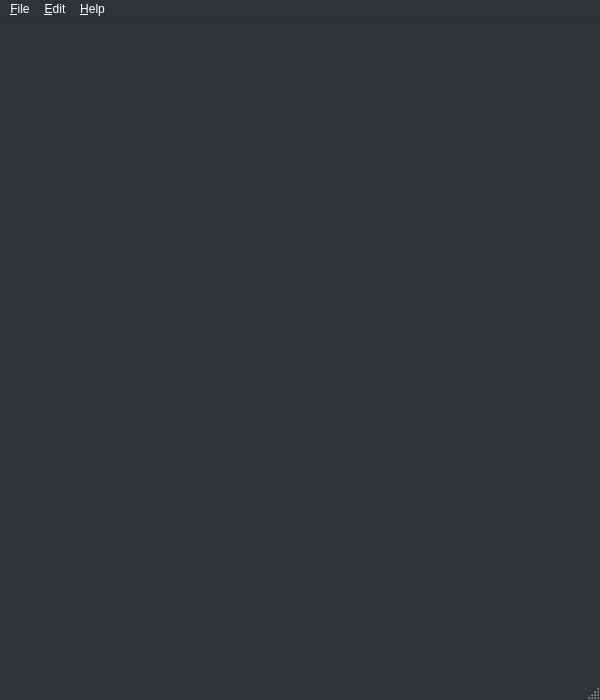
<?xml version="1.0" encoding="UTF-8"?>
<ui version="4.0">
 <class>MainWindow</class>
 <widget class="QMainWindow" name="MainWindow">
  <property name="geometry">
   <rect>
    <x>0</x>
    <y>0</y>
    <width>600</width>
    <height>700</height>
   </rect>
  </property>
  <property name="sizePolicy">
   <sizepolicy hsizetype="MinimumExpanding" vsizetype="MinimumExpanding">
    <horstretch>0</horstretch>
    <verstretch>0</verstretch>
   </sizepolicy>
  </property>
  <property name="minimumSize">
   <size>
    <width>600</width>
    <height>700</height>
   </size>
  </property>
  <property name="palette">
   <palette>
    <active>
     <colorrole role="WindowText">
      <brush brushstyle="SolidPattern">
       <color alpha="255">
        <red>255</red>
        <green>255</green>
        <blue>255</blue>
       </color>
      </brush>
     </colorrole>
     <colorrole role="Button">
      <brush brushstyle="SolidPattern">
       <color alpha="255">
        <red>46</red>
        <green>52</green>
        <blue>54</blue>
       </color>
      </brush>
     </colorrole>
     <colorrole role="Light">
      <brush brushstyle="SolidPattern">
       <color alpha="255">
        <red>69</red>
        <green>78</green>
        <blue>81</blue>
       </color>
      </brush>
     </colorrole>
     <colorrole role="Midlight">
      <brush brushstyle="SolidPattern">
       <color alpha="255">
        <red>57</red>
        <green>65</green>
        <blue>67</blue>
       </color>
      </brush>
     </colorrole>
     <colorrole role="Dark">
      <brush brushstyle="SolidPattern">
       <color alpha="255">
        <red>23</red>
        <green>26</green>
        <blue>27</blue>
       </color>
      </brush>
     </colorrole>
     <colorrole role="Mid">
      <brush brushstyle="SolidPattern">
       <color alpha="255">
        <red>30</red>
        <green>34</green>
        <blue>36</blue>
       </color>
      </brush>
     </colorrole>
     <colorrole role="Text">
      <brush brushstyle="SolidPattern">
       <color alpha="255">
        <red>255</red>
        <green>255</green>
        <blue>255</blue>
       </color>
      </brush>
     </colorrole>
     <colorrole role="BrightText">
      <brush brushstyle="SolidPattern">
       <color alpha="255">
        <red>255</red>
        <green>255</green>
        <blue>255</blue>
       </color>
      </brush>
     </colorrole>
     <colorrole role="ButtonText">
      <brush brushstyle="SolidPattern">
       <color alpha="255">
        <red>255</red>
        <green>255</green>
        <blue>255</blue>
       </color>
      </brush>
     </colorrole>
     <colorrole role="Base">
      <brush brushstyle="SolidPattern">
       <color alpha="255">
        <red>0</red>
        <green>0</green>
        <blue>0</blue>
       </color>
      </brush>
     </colorrole>
     <colorrole role="Window">
      <brush brushstyle="SolidPattern">
       <color alpha="255">
        <red>46</red>
        <green>52</green>
        <blue>54</blue>
       </color>
      </brush>
     </colorrole>
     <colorrole role="Shadow">
      <brush brushstyle="SolidPattern">
       <color alpha="255">
        <red>0</red>
        <green>0</green>
        <blue>0</blue>
       </color>
      </brush>
     </colorrole>
     <colorrole role="AlternateBase">
      <brush brushstyle="SolidPattern">
       <color alpha="255">
        <red>23</red>
        <green>26</green>
        <blue>27</blue>
       </color>
      </brush>
     </colorrole>
     <colorrole role="ToolTipBase">
      <brush brushstyle="SolidPattern">
       <color alpha="255">
        <red>255</red>
        <green>255</green>
        <blue>220</blue>
       </color>
      </brush>
     </colorrole>
     <colorrole role="ToolTipText">
      <brush brushstyle="SolidPattern">
       <color alpha="255">
        <red>0</red>
        <green>0</green>
        <blue>0</blue>
       </color>
      </brush>
     </colorrole>
    </active>
    <inactive>
     <colorrole role="WindowText">
      <brush brushstyle="SolidPattern">
       <color alpha="255">
        <red>255</red>
        <green>255</green>
        <blue>255</blue>
       </color>
      </brush>
     </colorrole>
     <colorrole role="Button">
      <brush brushstyle="SolidPattern">
       <color alpha="255">
        <red>46</red>
        <green>52</green>
        <blue>54</blue>
       </color>
      </brush>
     </colorrole>
     <colorrole role="Light">
      <brush brushstyle="SolidPattern">
       <color alpha="255">
        <red>69</red>
        <green>78</green>
        <blue>81</blue>
       </color>
      </brush>
     </colorrole>
     <colorrole role="Midlight">
      <brush brushstyle="SolidPattern">
       <color alpha="255">
        <red>57</red>
        <green>65</green>
        <blue>67</blue>
       </color>
      </brush>
     </colorrole>
     <colorrole role="Dark">
      <brush brushstyle="SolidPattern">
       <color alpha="255">
        <red>23</red>
        <green>26</green>
        <blue>27</blue>
       </color>
      </brush>
     </colorrole>
     <colorrole role="Mid">
      <brush brushstyle="SolidPattern">
       <color alpha="255">
        <red>30</red>
        <green>34</green>
        <blue>36</blue>
       </color>
      </brush>
     </colorrole>
     <colorrole role="Text">
      <brush brushstyle="SolidPattern">
       <color alpha="255">
        <red>255</red>
        <green>255</green>
        <blue>255</blue>
       </color>
      </brush>
     </colorrole>
     <colorrole role="BrightText">
      <brush brushstyle="SolidPattern">
       <color alpha="255">
        <red>255</red>
        <green>255</green>
        <blue>255</blue>
       </color>
      </brush>
     </colorrole>
     <colorrole role="ButtonText">
      <brush brushstyle="SolidPattern">
       <color alpha="255">
        <red>255</red>
        <green>255</green>
        <blue>255</blue>
       </color>
      </brush>
     </colorrole>
     <colorrole role="Base">
      <brush brushstyle="SolidPattern">
       <color alpha="255">
        <red>0</red>
        <green>0</green>
        <blue>0</blue>
       </color>
      </brush>
     </colorrole>
     <colorrole role="Window">
      <brush brushstyle="SolidPattern">
       <color alpha="255">
        <red>46</red>
        <green>52</green>
        <blue>54</blue>
       </color>
      </brush>
     </colorrole>
     <colorrole role="Shadow">
      <brush brushstyle="SolidPattern">
       <color alpha="255">
        <red>0</red>
        <green>0</green>
        <blue>0</blue>
       </color>
      </brush>
     </colorrole>
     <colorrole role="AlternateBase">
      <brush brushstyle="SolidPattern">
       <color alpha="255">
        <red>23</red>
        <green>26</green>
        <blue>27</blue>
       </color>
      </brush>
     </colorrole>
     <colorrole role="ToolTipBase">
      <brush brushstyle="SolidPattern">
       <color alpha="255">
        <red>255</red>
        <green>255</green>
        <blue>220</blue>
       </color>
      </brush>
     </colorrole>
     <colorrole role="ToolTipText">
      <brush brushstyle="SolidPattern">
       <color alpha="255">
        <red>0</red>
        <green>0</green>
        <blue>0</blue>
       </color>
      </brush>
     </colorrole>
    </inactive>
    <disabled>
     <colorrole role="WindowText">
      <brush brushstyle="SolidPattern">
       <color alpha="255">
        <red>23</red>
        <green>26</green>
        <blue>27</blue>
       </color>
      </brush>
     </colorrole>
     <colorrole role="Button">
      <brush brushstyle="SolidPattern">
       <color alpha="255">
        <red>46</red>
        <green>52</green>
        <blue>54</blue>
       </color>
      </brush>
     </colorrole>
     <colorrole role="Light">
      <brush brushstyle="SolidPattern">
       <color alpha="255">
        <red>69</red>
        <green>78</green>
        <blue>81</blue>
       </color>
      </brush>
     </colorrole>
     <colorrole role="Midlight">
      <brush brushstyle="SolidPattern">
       <color alpha="255">
        <red>57</red>
        <green>65</green>
        <blue>67</blue>
       </color>
      </brush>
     </colorrole>
     <colorrole role="Dark">
      <brush brushstyle="SolidPattern">
       <color alpha="255">
        <red>23</red>
        <green>26</green>
        <blue>27</blue>
       </color>
      </brush>
     </colorrole>
     <colorrole role="Mid">
      <brush brushstyle="SolidPattern">
       <color alpha="255">
        <red>30</red>
        <green>34</green>
        <blue>36</blue>
       </color>
      </brush>
     </colorrole>
     <colorrole role="Text">
      <brush brushstyle="SolidPattern">
       <color alpha="255">
        <red>23</red>
        <green>26</green>
        <blue>27</blue>
       </color>
      </brush>
     </colorrole>
     <colorrole role="BrightText">
      <brush brushstyle="SolidPattern">
       <color alpha="255">
        <red>255</red>
        <green>255</green>
        <blue>255</blue>
       </color>
      </brush>
     </colorrole>
     <colorrole role="ButtonText">
      <brush brushstyle="SolidPattern">
       <color alpha="255">
        <red>23</red>
        <green>26</green>
        <blue>27</blue>
       </color>
      </brush>
     </colorrole>
     <colorrole role="Base">
      <brush brushstyle="SolidPattern">
       <color alpha="255">
        <red>46</red>
        <green>52</green>
        <blue>54</blue>
       </color>
      </brush>
     </colorrole>
     <colorrole role="Window">
      <brush brushstyle="SolidPattern">
       <color alpha="255">
        <red>46</red>
        <green>52</green>
        <blue>54</blue>
       </color>
      </brush>
     </colorrole>
     <colorrole role="Shadow">
      <brush brushstyle="SolidPattern">
       <color alpha="255">
        <red>0</red>
        <green>0</green>
        <blue>0</blue>
       </color>
      </brush>
     </colorrole>
     <colorrole role="AlternateBase">
      <brush brushstyle="SolidPattern">
       <color alpha="255">
        <red>46</red>
        <green>52</green>
        <blue>54</blue>
       </color>
      </brush>
     </colorrole>
     <colorrole role="ToolTipBase">
      <brush brushstyle="SolidPattern">
       <color alpha="255">
        <red>255</red>
        <green>255</green>
        <blue>220</blue>
       </color>
      </brush>
     </colorrole>
     <colorrole role="ToolTipText">
      <brush brushstyle="SolidPattern">
       <color alpha="255">
        <red>0</red>
        <green>0</green>
        <blue>0</blue>
       </color>
      </brush>
     </colorrole>
    </disabled>
   </palette>
  </property>
  <property name="windowTitle">
   <string>PixelMaestro</string>
  </property>
  <widget class="QWidget" name="centralWidget">
   <property name="sizePolicy">
    <sizepolicy hsizetype="MinimumExpanding" vsizetype="MinimumExpanding">
     <horstretch>0</horstretch>
     <verstretch>0</verstretch>
    </sizepolicy>
   </property>
   <property name="palette">
    <palette>
     <active>
      <colorrole role="WindowText">
       <brush brushstyle="SolidPattern">
        <color alpha="255">
         <red>255</red>
         <green>255</green>
         <blue>255</blue>
        </color>
       </brush>
      </colorrole>
      <colorrole role="Button">
       <brush brushstyle="SolidPattern">
        <color alpha="255">
         <red>64</red>
         <green>66</green>
         <blue>68</blue>
        </color>
       </brush>
      </colorrole>
      <colorrole role="Light">
       <brush brushstyle="SolidPattern">
        <color alpha="255">
         <red>96</red>
         <green>99</green>
         <blue>102</blue>
        </color>
       </brush>
      </colorrole>
      <colorrole role="Midlight">
       <brush brushstyle="SolidPattern">
        <color alpha="255">
         <red>80</red>
         <green>82</green>
         <blue>85</blue>
        </color>
       </brush>
      </colorrole>
      <colorrole role="Dark">
       <brush brushstyle="SolidPattern">
        <color alpha="255">
         <red>32</red>
         <green>33</green>
         <blue>34</blue>
        </color>
       </brush>
      </colorrole>
      <colorrole role="Mid">
       <brush brushstyle="SolidPattern">
        <color alpha="255">
         <red>42</red>
         <green>44</green>
         <blue>45</blue>
        </color>
       </brush>
      </colorrole>
      <colorrole role="Text">
       <brush brushstyle="SolidPattern">
        <color alpha="255">
         <red>255</red>
         <green>255</green>
         <blue>255</blue>
        </color>
       </brush>
      </colorrole>
      <colorrole role="BrightText">
       <brush brushstyle="SolidPattern">
        <color alpha="255">
         <red>255</red>
         <green>255</green>
         <blue>255</blue>
        </color>
       </brush>
      </colorrole>
      <colorrole role="ButtonText">
       <brush brushstyle="SolidPattern">
        <color alpha="255">
         <red>255</red>
         <green>255</green>
         <blue>255</blue>
        </color>
       </brush>
      </colorrole>
      <colorrole role="Base">
       <brush brushstyle="SolidPattern">
        <color alpha="255">
         <red>0</red>
         <green>0</green>
         <blue>0</blue>
        </color>
       </brush>
      </colorrole>
      <colorrole role="Window">
       <brush brushstyle="SolidPattern">
        <color alpha="255">
         <red>64</red>
         <green>66</green>
         <blue>68</blue>
        </color>
       </brush>
      </colorrole>
      <colorrole role="Shadow">
       <brush brushstyle="SolidPattern">
        <color alpha="255">
         <red>0</red>
         <green>0</green>
         <blue>0</blue>
        </color>
       </brush>
      </colorrole>
      <colorrole role="AlternateBase">
       <brush brushstyle="SolidPattern">
        <color alpha="255">
         <red>32</red>
         <green>33</green>
         <blue>34</blue>
        </color>
       </brush>
      </colorrole>
      <colorrole role="ToolTipBase">
       <brush brushstyle="SolidPattern">
        <color alpha="255">
         <red>255</red>
         <green>255</green>
         <blue>220</blue>
        </color>
       </brush>
      </colorrole>
      <colorrole role="ToolTipText">
       <brush brushstyle="SolidPattern">
        <color alpha="255">
         <red>0</red>
         <green>0</green>
         <blue>0</blue>
        </color>
       </brush>
      </colorrole>
     </active>
     <inactive>
      <colorrole role="WindowText">
       <brush brushstyle="SolidPattern">
        <color alpha="255">
         <red>255</red>
         <green>255</green>
         <blue>255</blue>
        </color>
       </brush>
      </colorrole>
      <colorrole role="Button">
       <brush brushstyle="SolidPattern">
        <color alpha="255">
         <red>64</red>
         <green>66</green>
         <blue>68</blue>
        </color>
       </brush>
      </colorrole>
      <colorrole role="Light">
       <brush brushstyle="SolidPattern">
        <color alpha="255">
         <red>96</red>
         <green>99</green>
         <blue>102</blue>
        </color>
       </brush>
      </colorrole>
      <colorrole role="Midlight">
       <brush brushstyle="SolidPattern">
        <color alpha="255">
         <red>80</red>
         <green>82</green>
         <blue>85</blue>
        </color>
       </brush>
      </colorrole>
      <colorrole role="Dark">
       <brush brushstyle="SolidPattern">
        <color alpha="255">
         <red>32</red>
         <green>33</green>
         <blue>34</blue>
        </color>
       </brush>
      </colorrole>
      <colorrole role="Mid">
       <brush brushstyle="SolidPattern">
        <color alpha="255">
         <red>42</red>
         <green>44</green>
         <blue>45</blue>
        </color>
       </brush>
      </colorrole>
      <colorrole role="Text">
       <brush brushstyle="SolidPattern">
        <color alpha="255">
         <red>255</red>
         <green>255</green>
         <blue>255</blue>
        </color>
       </brush>
      </colorrole>
      <colorrole role="BrightText">
       <brush brushstyle="SolidPattern">
        <color alpha="255">
         <red>255</red>
         <green>255</green>
         <blue>255</blue>
        </color>
       </brush>
      </colorrole>
      <colorrole role="ButtonText">
       <brush brushstyle="SolidPattern">
        <color alpha="255">
         <red>255</red>
         <green>255</green>
         <blue>255</blue>
        </color>
       </brush>
      </colorrole>
      <colorrole role="Base">
       <brush brushstyle="SolidPattern">
        <color alpha="255">
         <red>0</red>
         <green>0</green>
         <blue>0</blue>
        </color>
       </brush>
      </colorrole>
      <colorrole role="Window">
       <brush brushstyle="SolidPattern">
        <color alpha="255">
         <red>64</red>
         <green>66</green>
         <blue>68</blue>
        </color>
       </brush>
      </colorrole>
      <colorrole role="Shadow">
       <brush brushstyle="SolidPattern">
        <color alpha="255">
         <red>0</red>
         <green>0</green>
         <blue>0</blue>
        </color>
       </brush>
      </colorrole>
      <colorrole role="AlternateBase">
       <brush brushstyle="SolidPattern">
        <color alpha="255">
         <red>32</red>
         <green>33</green>
         <blue>34</blue>
        </color>
       </brush>
      </colorrole>
      <colorrole role="ToolTipBase">
       <brush brushstyle="SolidPattern">
        <color alpha="255">
         <red>255</red>
         <green>255</green>
         <blue>220</blue>
        </color>
       </brush>
      </colorrole>
      <colorrole role="ToolTipText">
       <brush brushstyle="SolidPattern">
        <color alpha="255">
         <red>0</red>
         <green>0</green>
         <blue>0</blue>
        </color>
       </brush>
      </colorrole>
     </inactive>
     <disabled>
      <colorrole role="WindowText">
       <brush brushstyle="SolidPattern">
        <color alpha="255">
         <red>32</red>
         <green>33</green>
         <blue>34</blue>
        </color>
       </brush>
      </colorrole>
      <colorrole role="Button">
       <brush brushstyle="SolidPattern">
        <color alpha="255">
         <red>64</red>
         <green>66</green>
         <blue>68</blue>
        </color>
       </brush>
      </colorrole>
      <colorrole role="Light">
       <brush brushstyle="SolidPattern">
        <color alpha="255">
         <red>96</red>
         <green>99</green>
         <blue>102</blue>
        </color>
       </brush>
      </colorrole>
      <colorrole role="Midlight">
       <brush brushstyle="SolidPattern">
        <color alpha="255">
         <red>80</red>
         <green>82</green>
         <blue>85</blue>
        </color>
       </brush>
      </colorrole>
      <colorrole role="Dark">
       <brush brushstyle="SolidPattern">
        <color alpha="255">
         <red>32</red>
         <green>33</green>
         <blue>34</blue>
        </color>
       </brush>
      </colorrole>
      <colorrole role="Mid">
       <brush brushstyle="SolidPattern">
        <color alpha="255">
         <red>42</red>
         <green>44</green>
         <blue>45</blue>
        </color>
       </brush>
      </colorrole>
      <colorrole role="Text">
       <brush brushstyle="SolidPattern">
        <color alpha="255">
         <red>32</red>
         <green>33</green>
         <blue>34</blue>
        </color>
       </brush>
      </colorrole>
      <colorrole role="BrightText">
       <brush brushstyle="SolidPattern">
        <color alpha="255">
         <red>255</red>
         <green>255</green>
         <blue>255</blue>
        </color>
       </brush>
      </colorrole>
      <colorrole role="ButtonText">
       <brush brushstyle="SolidPattern">
        <color alpha="255">
         <red>32</red>
         <green>33</green>
         <blue>34</blue>
        </color>
       </brush>
      </colorrole>
      <colorrole role="Base">
       <brush brushstyle="SolidPattern">
        <color alpha="255">
         <red>64</red>
         <green>66</green>
         <blue>68</blue>
        </color>
       </brush>
      </colorrole>
      <colorrole role="Window">
       <brush brushstyle="SolidPattern">
        <color alpha="255">
         <red>64</red>
         <green>66</green>
         <blue>68</blue>
        </color>
       </brush>
      </colorrole>
      <colorrole role="Shadow">
       <brush brushstyle="SolidPattern">
        <color alpha="255">
         <red>0</red>
         <green>0</green>
         <blue>0</blue>
        </color>
       </brush>
      </colorrole>
      <colorrole role="AlternateBase">
       <brush brushstyle="SolidPattern">
        <color alpha="255">
         <red>64</red>
         <green>66</green>
         <blue>68</blue>
        </color>
       </brush>
      </colorrole>
      <colorrole role="ToolTipBase">
       <brush brushstyle="SolidPattern">
        <color alpha="255">
         <red>255</red>
         <green>255</green>
         <blue>220</blue>
        </color>
       </brush>
      </colorrole>
      <colorrole role="ToolTipText">
       <brush brushstyle="SolidPattern">
        <color alpha="255">
         <red>0</red>
         <green>0</green>
         <blue>0</blue>
        </color>
       </brush>
      </colorrole>
     </disabled>
    </palette>
   </property>
   <property name="contextMenuPolicy">
    <enum>Qt::NoContextMenu</enum>
   </property>
   <property name="layoutDirection">
    <enum>Qt::LeftToRight</enum>
   </property>
   <layout class="QGridLayout" name="gridLayout">
    <item row="0" column="0">
     <layout class="QVBoxLayout" name="mainLayout">
      <property name="sizeConstraint">
       <enum>QLayout::SetMinimumSize</enum>
      </property>
     </layout>
    </item>
   </layout>
  </widget>
  <widget class="QMenuBar" name="menuBar">
   <property name="geometry">
    <rect>
     <x>0</x>
     <y>0</y>
     <width>600</width>
     <height>25</height>
    </rect>
   </property>
   <widget class="QMenu" name="menu_File">
    <property name="title">
     <string>&amp;File</string>
    </property>
    <widget class="QMenu" name="menuOpen_Demo">
     <property name="title">
      <string>&amp;Demos</string>
     </property>
     <addaction name="action_Animated_Canvas_Demo"/>
     <addaction name="action_Blink_Demo"/>
     <addaction name="action_Canvas_Demo"/>
     <addaction name="action_Color_Canvas_Demo"/>
     <addaction name="actionCommand_Demo"/>
     <addaction name="actionDrawing_Demo"/>
     <addaction name="action_Show_Demo"/>
    </widget>
    <addaction name="action_Open_Animation_Editor"/>
    <addaction name="actionOpen_Maestro"/>
    <addaction name="action_Save_Maestro"/>
    <addaction name="action_Close_Workspace"/>
    <addaction name="separator"/>
    <addaction name="menuOpen_Demo"/>
    <addaction name="separator"/>
    <addaction name="action_Exit"/>
    <addaction name="separator"/>
   </widget>
   <widget class="QMenu" name="menu_Help">
    <property name="title">
     <string>&amp;Help</string>
    </property>
    <addaction name="action_About"/>
    <addaction name="action_Donate"/>
    <addaction name="action_Online_Help"/>
   </widget>
   <widget class="QMenu" name="menu_Edit">
    <property name="title">
     <string>&amp;Edit</string>
    </property>
    <addaction name="action_Preferences"/>
   </widget>
   <addaction name="menu_File"/>
   <addaction name="menu_Edit"/>
   <addaction name="menu_Help"/>
  </widget>
  <widget class="QStatusBar" name="statusBar"/>
  <action name="action_Online_Help">
   <property name="text">
    <string>&amp;Help</string>
   </property>
  </action>
  <action name="action_About">
   <property name="text">
    <string>&amp;About PixelMaestro</string>
   </property>
  </action>
  <action name="action_Exit">
   <property name="text">
    <string>&amp;Exit</string>
   </property>
  </action>
  <action name="action_Canvas_Demo">
   <property name="text">
    <string>&amp;Canvas Demo</string>
   </property>
  </action>
  <action name="action_Blink_Demo">
   <property name="text">
    <string>&amp;Blink Demo</string>
   </property>
  </action>
  <action name="action_Show_Demo">
   <property name="text">
    <string>&amp;Show Demo</string>
   </property>
  </action>
  <action name="action_Open_Animation_Editor">
   <property name="text">
    <string>&amp;New</string>
   </property>
  </action>
  <action name="actionDrawing_Demo">
   <property name="text">
    <string>&amp;Drawing Demo</string>
   </property>
  </action>
  <action name="action_Close_Workspace">
   <property name="text">
    <string>&amp;Close</string>
   </property>
  </action>
  <action name="action_Color_Canvas_Demo">
   <property name="text">
    <string>C&amp;olor Canvas Demo</string>
   </property>
  </action>
  <action name="actionShow_Canvas_Controls">
   <property name="checkable">
    <bool>true</bool>
   </property>
   <property name="text">
    <string>Show &amp;Canvas Controls</string>
   </property>
  </action>
  <action name="actionCommand_Demo">
   <property name="text">
    <string>C&amp;ue Demo</string>
   </property>
  </action>
  <action name="action_Preferences">
   <property name="text">
    <string>&amp;Settings</string>
   </property>
  </action>
  <action name="action_Save_Maestro">
   <property name="text">
    <string>&amp;Save...</string>
   </property>
  </action>
  <action name="actionOpen_Maestro">
   <property name="text">
    <string>&amp;Open...</string>
   </property>
  </action>
  <action name="action_Animated_Canvas_Demo">
   <property name="text">
    <string>&amp;Animated Canvas Demo</string>
   </property>
  </action>
  <action name="action_Donate">
   <property name="text">
    <string>&amp;Donate</string>
   </property>
  </action>
 </widget>
 <layoutdefault spacing="6" margin="11"/>
 <resources/>
 <connections/>
</ui>
